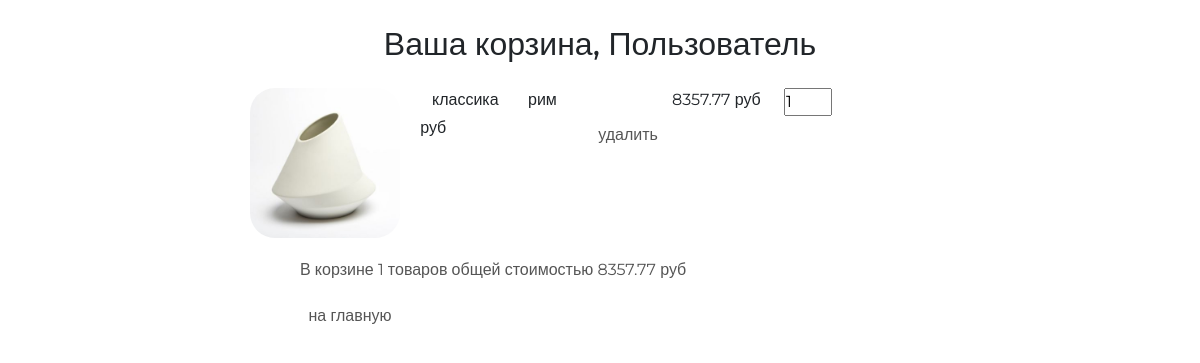
/basket/ (signed in), run on the app's committed database.
### basketapp/models.py (models this page shows)
class Basket(models.Model):
    user = models.ForeignKey(settings.AUTH_USER_MODEL, on_delete=models.CASCADE, related_name="basket")
    product = models.ForeignKey(Product, on_delete=models.CASCADE)
    quantity = models.PositiveIntegerField(verbose_name="количество", default=0)
    add_datetime = models.DateTimeField(verbose_name="время добавления", auto_now_add=True)
    @property
    def product_cost(self):
        return self.product.price * self.quantity
    @property
    def total_quantity(self):
        _items = Basket.objects.filter(user=self.user)
        _totalquantity = sum(list(map(lambda x: x.quantity, _items)))
        return _totalquantity
    @property
    def total_cost(self):
        _items = Basket.objects.filter(user=self.user)
        _totalcost = sum(list(map(lambda x: x.product_cost, _items)))
        return _totalcost

### mainapp/models.py (models this page shows, shortened)
class Product(models.Model):
    category = models.ForeignKey(ProductCategory, on_delete=models.CASCADE)
    name = models.CharField(verbose_name="имя продукта", max_length=128)
    image = models.ImageField(upload_to="products_images", blank=True)
    short_desc = models.CharField(verbose_name="краткое описание продукта", max_length=60, blank=True)
    description = models.TextField(verbose_name="описание продукта", blank=True)
    price = models.DecimalField(verbose_name="цена продукта", max_digits=8, decimal_places=2, default=0)
    quantity = models.PositiveIntegerField(verbose_name="количество на складе", default=0)
    is_active = models.BooleanField(verbose_name="продукт активен", default=True)

class ProductCategory(models.Model):
    name = models.CharField(verbose_name="имя", max_length=64, unique=True)
    description = models.TextField(verbose_name="описание", blank=True)
    is_active = models.BooleanField(verbose_name="категория активна", default=True)

### authnapp/models.py (models this page shows)
class ShopUser(AbstractUser):
    avatar = models.ImageField(upload_to="users_avatars", blank=True)
    age = models.PositiveIntegerField(verbose_name="возраст")

### basketapp/views.py (the view)
# urls.py: path("", basketapp.basket, name="view"),
@login_required
def basket(request):
    title = "корзина"
    basket_items = Basket.objects.filter(user=request.user).order_by("product__category")
    content = {"title": title, "basket_items": basket_items, "media_url": settings.MEDIA_URL}
    return render(request, "basketapp/basket.html", content)

### basketapp/templates/basketapp/basket.html
{% extends 'basketapp/base.html' %}
{% load static %}
{% block content %}
<div class="basket_list">
    {% include 'basketapp/includes/inc_basket_list.html' %}
</div>
<button class="btn btn-round">
    <a href="{% url 'main' %}">
        на главную
    </a>
</button>
{% endblock %}

### basketapp/templates/basketapp/includes/inc_basket_list.html
{% for item in basket_items %}
<div class="basket_record">
    <img src="{{ media_url }}{{ item.product.image }}" alt="{{ item.product.short_desc }}">
    <span class="category_name">{{ item.product.category.name }}</span>
    <span class="product_name">{{ item.product.name }}</span>
    <span class="product_price">{{ item.product.price }}&nbspруб</span>
    <input type="number" name="{{ item.pk }}" min="0" value="{{ item.quantity }}">
    <span class="product_cost">{{ item.cost }}&nbspруб</span>
    <button class="btn btn-round">
        <a href="{% url 'basket:remove' item.pk %}" class="">
            удалить
        </a>
    </button>
</div>
{% endfor %}
{% if basket_items %}
<div class="basket_summary">
    В корзине {{ basket_items.0.total_quantity }} товаров общей стоимостью
    {{ basket_items.0.total_cost }} руб
</div>
{% endif %}

### static/style.css (style rules this page uses)
* { margin: 0; padding: 0; }
body { font-family: 'Montserrat', sans-serif; }
html, body { height: 100%; }
.basket_list input[type="number"] { width: 3em; position: relative; display: block; float: left; }
.basket_list span.category_name { margin-left: 2em; width: 5em; position: relative; display: block; float: left; }
.basket_list span.product_name { margin-left: 1em; width: 8em; position: relative; display: block; float: left; }
.basket_list span.product_price { margin-left: 1em; width: 7em; position: relative; display: block; float: left; }
.basket_list span.product_cost { margin-left: 1em; width: 7em; position: relative; display: block; float: left; }
.basket_list .basket_record { position: relative; display: block; height: 170px; float: none; }
.basket_container button { margin-left: 25px; width: 150px; display: block; float: left; }
.basket_container button a { text-decoration: none; color: #555; }
.basket_container img { display: block; float: left; width: 150px; border-radius: 25px; }
.basket_container .basket_summary { display: block; margin-left: 50px; margin-bottom: 15px; color: #555; }

### data on the page
Basket: product.image (picture), product.category.name "классика", product.name "рим", product.price "8357.77", quantity "1", user+quantity "1", user+product+quantity "8357.77"
